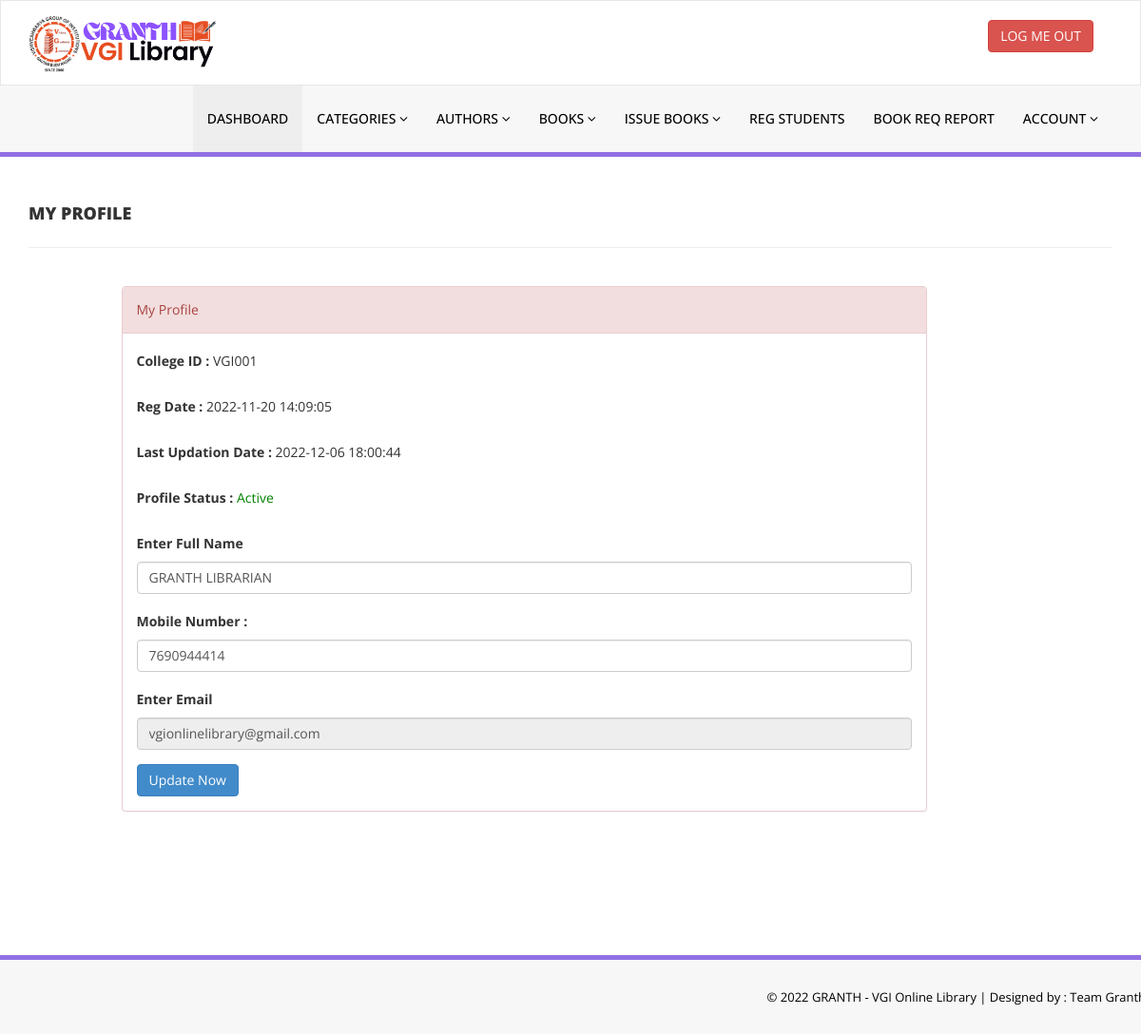
Page /library/admin/my-profile.php (signed in) on the committed database.
### tables this page shows
CREATE TABLE `tblstudents` (
  `id` int(11) NOT NULL,
  `FullName` varchar(120) DEFAULT NULL,
  `collegeid` varchar(11) DEFAULT NULL,
  `EmailId` varchar(120) DEFAULT NULL,
  `MobileNumber` char(11) DEFAULT NULL,
  `Password` varchar(120) DEFAULT NULL,
  `wmode` varchar(20) NOT NULL DEFAULT 'user',
  `Status` int(1) DEFAULT NULL,
  `RegDate` timestamp NULL DEFAULT current_timestamp(),
  `UpdationDate` timestamp NULL DEFAULT NULL ON UPDATE current_timestamp()
);

### library/admin/my-profile.php (the view, shortened to what this page needs)
<?php
include('includes/config.php');
if(strlen($_SESSION['login'])==0)
    {
header('location:http://localhost/Library/library/homepage/index.php');
}
else{
?>
<!DOCTYPE html>
<html xmlns="http://www.w3.org/1999/xhtml">
<head>
    <link href="assets/css/bootstrap.css" rel="stylesheet" />
    <link href="assets/css/font-awesome.css" rel="stylesheet" />
    <link href="assets/css/style.css" rel="stylesheet" />
</head>
<body>
<?php include('includes/header.php');?>
    <div class="content-wrapper">
         <div class="container">
        <div class="row pad-botm">
            <div class="col-md-12">
                <h4 class="header-line">My Profile</h4>
                            </div>
        </div>
             <div class="row">
<div class="col-md-9 col-md-offset-1">
               <div class="panel panel-danger">
                        <div class="panel-heading">
                           My Profile
                        </div>
                        <div class="panel-body">
                            <form name="signup" method="post">
<?php
$collegeid=$_SESSION['collegeid'];
$sql="SELECT collegeid,FullName,EmailId,MobileNumber,RegDate,UpdationDate,Status from  tblstudents  where collegeid=:collegeid ";
$query = $dbh -> prepare($sql);
$query-> bindParam(':collegeid', $collegeid, PDO::PARAM_STR);
$query->execute();
$results=$query->fetchAll(PDO::FETCH_OBJ);
if($query->rowCount() > 0)
{
foreach($results as $result)
{               ?>
<div class="form-group">
<label>College ID : </label>
<?php echo htmlentities($result->collegeid);?>
</div>
<div class="form-group">
<label>Reg Date : </label>
<?php echo htmlentities($result->RegDate);?>
</div>
<?php if($result->UpdationDate!=""){?>
<div class="form-group">
<label>Last Updation Date : </label>
<?php echo htmlentities($result->UpdationDate);?>
</div>
<?php } ?>
<div class="form-group">
<label>Profile Status : </label>
<?php if($result->Status==1){?>
<span style="color: green">Active</span>
<?php } else { ?>
<span style="color: red">Blocked</span>
<?php }?>
</div>
<div class="form-group">
<label>Enter Full Name</label>
<input class="form-control" type="text" name="fullanme" value="<?php echo htmlentities($result->FullName);?>" autocomplete="off" required />
</div>
<div class="form-group">
<label>Mobile Number :</label>
<input class="form-control" type="text" name="mobileno" maxlength="10" value="<?php echo htmlentities($result->MobileNumber);?>" autocomplete="off" required />
</div>
<div class="form-group">
<label>Enter Email</label>
<input class="form-control" type="email" name="email" id="emailid" value="<?php echo htmlentities($result->EmailId);?>"  autocomplete="off" required readonly />
</div>
<?php }} ?>
<button type="submit" name="update" class="btn btn-primary" id="submit">Update Now </button>
                                    </form>
                            </div>
                        </div>
                            </div>
        </div>
    </div>
    </div>
    <?php include('includes/footer.php');?>
</body>
</html>
<?php } ?>

### library/admin/assets/css/style.css (style rules this page uses)
.content-wrapper { margin-top: 40px; min-height:800px; padding-bottom:90px; }
.header-line { font-weight:900; padding-bottom:25px; border-bottom:1px solid #eeeeee; text-transform:uppercase; }
.pad-botm { padding-bottom:30px; }

### rows in the picture
tblstudents: collegeid "VGI001", RegDate "2022-11-20 14:09:05", UpdationDate "2022-12-06 18:00:44", Status "Active", fullanme "GRANTH LIBRARIAN", mobileno "7690944414", email "vgionlinelibrary@gmail.com"
